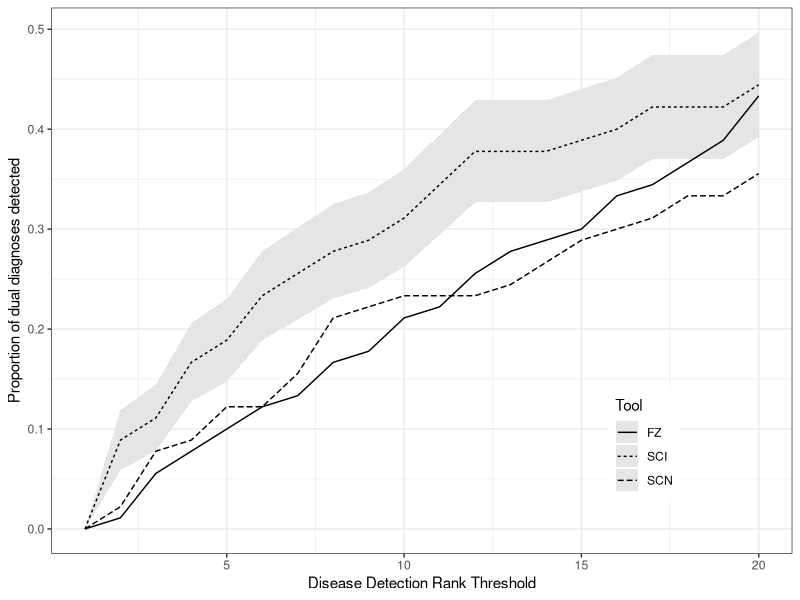
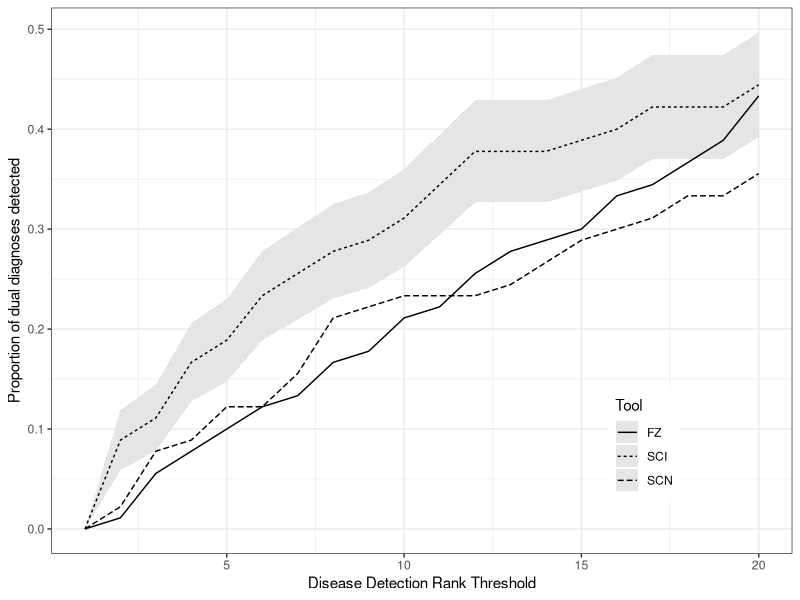

Write R code to recreate these figures, in order. (Note: this script raises an error after producing the figures.)
# get required packages
suppressPackageStartupMessages(library(ggplot2))
suppressPackageStartupMessages(library(tidyr))
suppressPackageStartupMessages(library(dplyr))
cat("Packages loaded.\n")

# function to calculate se
se <- function(vec) {
  return(sd(vec)/sqrt(length(vec)))
}

# rounds to four digits and returns as character
cust.round <- function(num, numdig = 4) {
  as.character(round(num, digits = numdig))
}
cat("Personal functions defined.\n")

# read in data
dataset <- read.csv("Results.csv",
                    header = TRUE,
                    na.strings = c("NA", "", "Inf", "NR"),
                    colClasses = c(rep("character", 3),
                                   rep("integer", 6)))
cat("Data input completed.\n")

# processing: change all NA values to 1000 (after all thresholds)
dataset[is.na(dataset)] <- 1000

# if folder doesn't exist, make it
if (!file.exists("Figs")) {
  dir.create("Figs")
  cat("Folder for plots created.\n")
}

#####SINGLE THRESHOLD#####
# combine ranks for both diagnoses into one
# fz <- c(dataset$FZC1, dataset$FZC2)
# sci<- c(dataset$SCC1I, dataset$SCC2I)
# scn<- c(dataset$SCC1W, dataset$SCC2W)

# convert ranks to boolean for proportion testing
# see how good each tool is overall
# fz <- fz <= 20
# sci<- sci<= 20
# scn<- scn<= 20

# store means and sd into data frame for bar chart
# df.props <- data.frame(Condition = c("FZ", "SCI", "SCN"),
#                        Mean = c(mean(fz),
#                                 mean(sci),
#                                 mean(scn)),
#                        SD = c(sd(fz),
#                               sd(sci),
#                               sd(scn)))

# plot as bar
# ggplot(data = df.props, aes(x = Condition, y = Mean, color = I("black"))) +
#   geom_bar(stat = "identity", fill = "red") +
#   theme_bw() +
#   geom_errorbar(aes(ymin = Mean - SD, ymax = Mean + SD),
#                 width = 0.35) +
#   ylab("Proportion detected") +
#   xlab("DDx Tool")
# ggsave("Figs/BarplotSingle.png", width = 6, height = 6)

# check how good a tool is at detecting both in a pair
# fz <- (dataset$FZC1 <= 20 & dataset$FZC2 <= 20)
# sci<- (dataset$SCC1I<= 20 & dataset$SCC2I<= 20)
# scn<- (dataset$SCC1W<= 20 & dataset$SCC2W<= 20)

# store means and sd into data frame for bar chart
# df.props <- data.frame(Condition = c("FZ", "SCI", "SCN"),
#                        Mean = c(mean(fz),
#                                 mean(sci),
#                                 mean(scn)),
#                        SD = c(sd(fz),
#                               sd(sci),
#                               sd(scn)),
#                        SE = c(se(fz),
#                               se(sci),
#                               se(scn)))

# plot as bar
# ggplot(data = df.props, aes(x = Condition, y = Mean, color = I("black"))) +
#   geom_bar(stat = "identity", fill = "red") +
#   theme_bw() +
#   geom_errorbar(aes(ymin = Mean - SD, ymax = Mean + SD),
#                 width = 0.35) +
#   ylab("Proportion detected") +
#   xlab("DDx Tool")
# ggsave("Figs/BarplotPairSD.png", width = 6, height = 6)
# 
# ggplot(data = df.props, aes(x = Condition, y = Mean, color = I("black"))) +
#   geom_bar(stat = "identity", fill = "red") +
#   theme_bw() +
#   geom_errorbar(aes(ymin = Mean - SE, ymax = Mean + SE),
#                 width = 0.35) +
#   ylab("Proportion detected") +
#   xlab("DDx Tool")
# ggsave("Figs/BarplotPairSE.png", width = 6, height = 6)

#####VARYING THRESHOLD#####
# see how good each tool is at detecting both in a pair based on varying
# threshold of what counts as detection (less than what rank)
vals <- 1:20
fz <- numeric(length(vals))
sci<- numeric(length(vals))
scn<- numeric(length(vals))
counter <- 1
for (i in vals) {
  # get vectors for current threshold
  temp.fz <- (dataset$FZC1 <= i & dataset$FZC2 <= i)
  temp.sci<- (dataset$SCC1I<= i & dataset$SCC2I<= i)
  temp.scn<- (dataset$SCC1W<= i & dataset$SCC2W<= i)
  
  # store mean of each column
  fz[counter] <- mean(temp.fz)
  sci[counter]<- mean(temp.sci)
  scn[counter]<- mean(temp.scn)
  
  # update loop counter
  counter <- counter + 1
}

# store values into data frame and reshape
df.thresh <- data.frame(Threshold = vals,
                        FZ   = fz,
                        SCI  = sci,
                        SCN  = scn)
df.thresh <- df.thresh %>%
  gather("Tool", "Prop.Detect", 2:4)

# plot as line plot
# ggplot(df.thresh, aes(x = Threshold, y = Prop.Detect, colour = Tool)) +
#   geom_line() +
#   ylab(label = "Proportion of dual diagnoses detected") +
#   xlab("Disease Detection Rank Threshold") +
#   theme_bw() +
#   theme(legend.position = c(0.8, 0.2)) +
#   scale_colour_manual(values = c("red", "blue", "black"),
#                       label = c("FindZebra",
#                                 "SC (Incidence)",
#                                 "SC (No incidence)"))
# ggsave("Figs/VaryThreshold.png", width = 6, height = 6)

# # plot as line plot with smoother
df.thresh <- df.thresh %>%
  dplyr::mutate(SE = sqrt(Prop.Detect * (1 - Prop.Detect) / nrow(dataset)),
                ymin = Prop.Detect - SE,
                ymax = Prop.Detect + SE)
df.thresh[df.thresh$Tool != "SCI",]$SE <- 0
df.thresh[df.thresh$Tool != "SCI",]$ymin <- 0
df.thresh[df.thresh$Tool != "SCI",]$ymax <- 0
ggplot(df.thresh, aes(x = Threshold, y = Prop.Detect, linetype = Tool)) +
  geom_ribbon(aes(ymin = ymin,
                  ymax = ymax),
                  fill = "grey90") +
  geom_line() +
  ylab("Proportion of dual diagnoses detected") +
  xlab("Disease Detection Rank Threshold") +
  theme_bw() +
  theme(legend.position = c(0.8, 0.2)) +
  scale_colour_manual(values = c("red", "blue", "black"),
                      label = c("FindZebra",
                                "SCI",
                                "SCN"))
ggsave("Figs/StatVaryThresh.png", width = 4, height = 4)
cat("Plot for varying rank threshold created.\n")

#####EFFECT OF SINGLE DDX#####
# list of conditions
single.ddx <- data.frame(conds = c("TSD", "SLO", "MMA", "GSD", "PKU", "FXS", "AT", "CF", "TOI", "MD", "NS", "SS", "HS", "SDS", "TSC", "FXS2", "HS2", "AT2"),
                         fz = c(1, 6, 5, 3, 1, 5, 8, 6, 1, 1, 3, 2, 10, 9, 4, 5, 6, 3),
                         sci= c(2, 1, 5, 3, 1, 3, 5, 1, 4, 1, 1, 8, 1, 1, 1, 6, 4, 2),
                         scn= c(1, 6, 5, 1, 2, 2, 35, 1, 17, 1, 5, 26, 1, 1, 1, 10, 5, 2))

# function to detect what proportion of the time this disease was detected by given tool
prop.detected <- function(condition, tool, rank.thresh) {
  # only choose columns important for tool of interest
  if (tool == "FZ") {
    interest <- select(dataset, "Condition.1", "Condition.2", "FZC1", "FZC2")
  } else if (tool == "SCI") {
    interest <- select(dataset, "Condition.1", "Condition.2", "SCC1I", "SCC2I")
  } else if (tool == "SCN") {
    interest <- select(dataset, "Condition.1", "Condition.2", "SCC1W", "SCC2W")
  } else {
    stop(paste("ERROR: tool name -", tool, "- not recognized."))
  }
  
  # only choose rows important for condition of interest
  interest <- interest[(interest$Condition.1 == condition) | (interest$Condition.2 == condition), ]
  names(interest) <- c("C1", "C2", "D1", "D2")
  
  # count number of times detection met threshold
  total <- nrow(interest)
  count <- 0
  for (i in 1:nrow(interest)) {
    if (interest$C1[i] == condition && interest$D1[i] <= rank.thresh ||
        interest$C2[i] == condition && interest$D2[i] <= rank.thresh) {
      count <- count + 1
    }
  }
  
  # return proportion
  return(count / total)
}

# make data frame containing proportion detection results
df.prop.det <- data.frame(Condition = single.ddx$conds,
                          FZ.Single = single.ddx$fz,
                          FZ  = vapply(X = single.ddx$conds,
                                             FUN=function(x) prop.detected(x, "FZ", 20),
                                             FUN.VALUE = numeric(1)),
                          SCI.Single= single.ddx$sci,
                          SCI = vapply(X = single.ddx$conds,
                                             FUN=function(x) prop.detected(x, "SCI", 20),
                                             FUN.VALUE = numeric(1)),
                          SCN.Single= single.ddx$scn,
                          SCN = vapply(X = single.ddx$conds,
                                             FUN=function(x) prop.detected(x, "SCN", 20),
                                             FUN.VALUE = numeric(1)))

# plot coordinates to see if single ddx rank affects dual ddx rank
common <- ggplot(df.prop.det) +
  theme_classic() +
  ylab("Proportion detected")

# FindZebra
fz.model <- lm(FZ ~ FZ.Single, data = df.prop.det)
common +
  geom_point(aes(x = FZ.Single, y = FZ)) +
  xlab("FindZebra Single Dx Rank") #+
  # annotate("text", x = 7.5, y = 0.3,
  #          label = paste("italic(R) ^ 2 ==",
  #                        cust.round(cor(df.prop.det$FZ.Single, df.prop.det$FZ) ^ 2, 4)),
  #          parse = TRUE) +
  # annotate("text", x = 7.5, y = 0.27,
  #          label = paste("italic(m) ==",
  #                        cust.round(fz.model$coefficients[2])),
  #          parse = TRUE) +
  # annotate("text", x = 7.5, y = 0.24,
  #          label = paste("italic(p) ==",
  #                        cust.round(summary(fz.model)$coefficients[2, 4])),
  #          parse = TRUE)
ggsave("Figs/SingleDual-FZ.png", width = 6, height = 6)

# SC (Incidence)
sci.model <- lm(SCI ~ SCI.Single, data = df.prop.det)
common +
  geom_point(aes(x = SCI.Single, y = SCI)) +
  xlab("SCI Single Dx Rank") #+
  # annotate("text", x = 6, y = 0.3,
  #          label = paste("italic(R) ^ 2 ==",
  #                        cust.round(cor(df.prop.det$SCI.Single, df.prop.det$SCI) ^ 2, 4)),
  #          parse = TRUE) +
  # annotate("text", x = 6, y = 0.27,
  #          label = paste("italic(m) ==",
  #                        cust.round(sci.model$coefficients[2])),
  #          parse = TRUE) +
  # annotate("text", x = 6, y = 0.24,
  #          label = paste("italic(p) ==",
  #                        cust.round(summary(sci.model)$coefficients[2, 4])),
  #          parse = TRUE)
ggsave("Figs/SingleDual-SCI.png", width = 6, height = 6)

# SC (No incidence)
scn.model <- lm(SCN ~ SCN.Single, data = df.prop.det)
common +
  geom_point(aes(x = SCN.Single, y = SCN)) +
  xlab("SCN Single Dx Rank") #+
  # annotate("text", x = 25, y = 0.3,
  #          label = paste("italic(R) ^ 2 ==",
  #                        cust.round(cor(df.prop.det$SCN.Single, df.prop.det$SCN) ^ 2, 4)),
  #          parse = TRUE) +
  # annotate("text", x = 25, y = 0.27,
  #          label = paste("italic(m) ==",
  #                        cust.round(scn.model$coefficients[2])),
  #          parse = TRUE) +
  # annotate("text", x = 25, y = 0.24,
  #          label = paste("italic(p) ==",
  #                        cust.round(summary(scn.model)$coefficients[2, 4])),
  #          parse = TRUE)
ggsave("Figs/SingleDual-SCN.png", width = 6, height = 6)
cat("Plots for tool bias created.\n")

# reshape for dodge bar plot
df.bias <- df.prop.det %>%
  select(seq(1, 7, by = 2)) %>%
  gather("Tool", "Proportion", 2:4)

ggplot(df.bias, aes(x = Condition, y = Proportion, fill = Tool)) +
  geom_bar(stat = "identity", position = "dodge",
           color = "black", size = 0.25) +
  scale_fill_manual(values = c("white", "black", "gray"),
                    label = c("FindZebra", "SCI", "SCN")) +
  theme_bw() +
  theme(legend.position = "top", panel.grid = element_blank()) +
  geom_vline(xintercept = seq(1.5, by = 1,
                              length = length(single.ddx$conds) - 1),
             size = 0.25) +
  ylab("Proportion Detected")
ggsave("Figs/CondBias.png", width = 6, height = 3)
cat("Plot for conditional bias created.\n")

cat("Script completed.\n")
